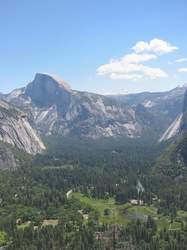
%> input picture FADE_release/test_image1.png, 187 x 250 px, shrunk from 576 x 768 before the run; the run also reads 2 pictures not shown here
$ octave FADE_example.m   (GNU Octave 9; MATLAB toolbox functions it lacks are replaced by stand-ins)
%> lines starting %> are read from the running program, lines starting %| are printed output that depends on the picture
### FADE/FADE.m
function [D D_map] = FADE(I)
    % Input: a test image, I
    % Output: perceptual fog density D and fog density map D_map
    % Detail explanation:
    % L. K. Choi, J. You, and A. C. Bovik, "Referenceless Prediction of Perceptual Fog Density and Perceptual Image Defogging",
    % IEEE Transactions on Image Processing, to appear (2015).

    %% Basic setup
            ps                      = 8;                                            % patch size 8 x 8 pixels
        % Size of a test image for checking possilbe distinct patches
            [row col dim]           = size(I);
            patch_row_num           = floor(row/ps);
            patch_col_num           = floor(col/ps);
            I                       = I(1:patch_row_num*ps,1:patch_col_num*ps,1:3);
            [row col dim]           = size(I);
            patch_row_num           = floor(row/ps);
            patch_col_num           = floor(col/ps);
            I                       = I(1:patch_row_num*ps,1:patch_col_num*ps,1:3);
        % RGB and gray channel
            R                       = double(I(:,:,1));                             % Red
            G                       = double(I(:,:,2));                             % Green
            B                       = double(I(:,:,3));                             % Blue
            Ig                      = double(rgb2gray(I));                          % Gray
        % Dark channel prior image: Id, pixel-wise, scaled to [0 1]
            Irn                     = R./255;
            Ign                     = G./255;
            Ibn                     = B./255;
            Id                      = min(min(Irn,Ign),Ibn);
        % HSV color space: saturation image: Is
            I_hsv                   = rgb2hsv(I);
            Is                      = I_hsv(:,:,2);
        % MSCN
            MSCN_window             = fspecial('gaussian',7,7/6);
            MSCN_window             = MSCN_window/sum(sum(MSCN_window));
            warning('off');
            mu                      = imfilter(Ig,MSCN_window,'replicate');
            mu_sq                   = mu.*mu;
            sigma                   = sqrt(abs(imfilter(Ig.*Ig,MSCN_window,'replicate') - mu_sq));
            MSCN                    = (Ig-mu)./(sigma+1);
            cv                      = sigma./mu;
        % rg and by channel
            rg                      = R-G;
            by                      = 0.5*(R+G)-B;

    %% Fog aware statistical feature extraction
        % f1
            MSCN_var                = reshape(nanvar(im2col(MSCN, [ps ps], 'distinct')),[row col]/ps);
        % f2,f3
            MSCN_V_pair_col         = im2col((MSCN.*circshift(MSCN,[1 0])),[ps ps], 'distinct'); %vertical
            MSCN_V_pair_col_temp1   = MSCN_V_pair_col; MSCN_V_pair_col_temp1(MSCN_V_pair_col_temp1>0)=NaN;
            MSCN_V_pair_col_temp2   = MSCN_V_pair_col; MSCN_V_pair_col_temp2(MSCN_V_pair_col_temp2<0)=NaN;
            MSCN_V_pair_L_var       = reshape(nanvar(MSCN_V_pair_col_temp1),[row col]/ps);
            MSCN_V_pair_R_var       = reshape(nanvar(MSCN_V_pair_col_temp2),[row col]/ps);
        % f4
            Mean_sigma              = reshape(mean(im2col(sigma, [ps ps], 'distinct')),[row col]/ps);
        % f5
            Mean_cv                 = reshape(mean(im2col(cv, [ps ps], 'distinct')),[row col]/ps);
        % f6, f7, f8
            [CE_gray CE_by CE_rg]   = CE(I);
            Mean_CE_gray            = reshape(mean(im2col(CE_gray, [ps ps], 'distinct')),[row col]/ps);
            Mean_CE_by              = reshape(mean(im2col(CE_by, [ps ps], 'distinct')),[row col]/ps);
            Mean_CE_rg              = reshape(mean(im2col(CE_rg, [ps ps], 'distinct')),[row col]/ps);
        % f9
            IE_temp                 = num2cell(im2col(uint8(Ig), [ps ps], 'distinct'),1);
            IE                      = reshape(cellfun(@entropy,IE_temp),[row col]/ps);
        % f10
            Mean_Id                 = reshape(mean(im2col(Id, [ps ps], 'distinct')),[row col]/ps);
        % f11
            Mean_Is                 = reshape(mean(im2col(Is, [ps ps], 'distinct')),[row col]/ps);
        % f12
            CF                      = reshape(sqrt(std(im2col(rg, [ps ps], 'distinct')).^2 + std(im2col(by, [ps ps], 'distinct')).^2) + 0.3* sqrt(mean(im2col(rg, [ps ps], 'distinct')).^2 + mean(im2col(by, [ps ps], 'distinct')).^2),[row col]/ps);
        feat                        = [MSCN_var(:) MSCN_V_pair_R_var(:) MSCN_V_pair_L_var(:) Mean_sigma(:) Mean_cv(:) Mean_CE_gray(:) Mean_CE_by(:) Mean_CE_rg(:) IE(:) Mean_Id(:) Mean_Is(:) CF(:)];
        feat                        = log(1 + feat);

    %% MVG model distance
        %Df (foggy level distance) for each patch
        % load natural fogfree image features (mu, cov)
            load('natural_fogfree_image_features_ps8.mat');
        % test param for each patch
            mu_fog_param_patch      = feat;
            cov_fog_param_patch     = nanvar(feat')';
        % Distance calculation - includes intermediate steps
            feature_size            = size(feat,2);
            mu_matrix               = repmat(mu_fogfreeparam, [size(feat,1),1]) - mu_fog_param_patch;
            cov_temp1               = [];
            cov_temp1(cumsum(feature_size.*ones(1,length(cov_fog_param_patch))))=1;
            cov_temp2               = cov_fog_param_patch(cumsum(cov_temp1)-cov_temp1+1,:);
            cov_temp3               = repmat(cov_temp2, [1,feature_size]);
            cov_temp4               = repmat(cov_fogfreeparam,[length(cov_fog_param_patch),1]);
            cov_matrix              = (cov_temp3 + cov_temp4)/2;
        % cell computation
            mu_cell                 = num2cell(mu_matrix,2);
            cov_cell                = mat2cell(cov_matrix, feature_size*ones(1, size(mu_matrix,1)),feature_size);
            mu_transpose_cell       = num2cell(mu_matrix',1);
        % foggy level computation
            distance_patch          = sqrt(cell2mat(cellfun(@mtimes,cellfun(@mrdivide,mu_cell,cov_cell, 'UniformOutput',0),mu_transpose_cell', 'UniformOutput',0)));
            Df                      = nanmean(distance_patch);   % Mean_distance_patch
            Df_map                  = reshape(distance_patch,[row,col]/ps);
            clear mu_matrix cov_matrix mu_cell cov_cell mu_transpose_cell distance_patch

        %Dff
        % load natural foggy image features (mu, cov)
            load('natural_foggy_image_features_ps8.mat');
        % calculation of distance - includes intermediate steps
            mu_matrix               = repmat(mu_foggyparam,  [size(feat,1),1]) - mu_fog_param_patch;
            cov_temp5               = repmat(cov_foggyparam,[length(cov_fog_param_patch),1]);
            cov_matrix              = (cov_temp3 + cov_temp5)/2;
        % cell computation
            mu_cell                 = num2cell(mu_matrix,2);
            cov_cell                = mat2cell(cov_matrix, feature_size*ones(1, size(mu_matrix,1)),feature_size);
            mu_transpose_cell       = num2cell(mu_matrix',1);
        % fog-free level computation
            distance_patch          = sqrt(cell2mat(cellfun(@mtimes,cellfun(@mrdivide,mu_cell,cov_cell, 'UniformOutput',0),mu_transpose_cell', 'UniformOutput',0)));
            Dff                     = nanmean(distance_patch);   % Mean_distance_patch
            Dff_map                 = reshape(distance_patch,[row,col]/ps);
            clear mu_matrix cov_matrix mu_cell cov_cell mu_transpose_cell
    %% Perceptual fog density and density map
        D                           = Df/(Dff+1);
        D_map                       = Df_map./(Dff_map+1);
end

### FADE_release/nanvar.m
function v = nanvar(x, varargin)
    % Simple nanvar implementation - variance ignoring NaN values
    % Handles matrices by computing variance along columns (like MATLAB)
    if isvector(x)
        x = x(~isnan(x));
        v = var(x, varargin{:});
    else
        % For matrices, compute variance for each column
        v = zeros(1, size(x, 2));
        for i = 1:size(x, 2)
            col = x(:, i);
            col = col(~isnan(col));
            if isempty(col)
                v(i) = NaN;
            else
                if nargin > 1
                    v(i) = var(col, varargin{1});
                else
                    v(i) = var(col);
                end
            end
        end
    end
end

### FADE/CE.m
function [CE_gray CE_by CE_rg] = CE(I)

% Input
    % I: input image
% Output
    % Perceived Contrast Energy for gray, blue-yellow, red-green color channels

% parameters
    % In this code, I followed Groen's experiment [28]: fixed sigma, weight, t1, t2,and t3
    % sigma: 0.16 degree =~ 3.25pixel, filter windows =~ 20 x 20 = (-3.25*3:1:3.25*3)
    % semisaturation: 0.1
    % t1, t2, t3 follows the EmpiricalNoiseThreshold used in [28]


    % Basic parameters
    sigma               = 3.25;
    semisaturation      = 0.1;
    t1                  = 9.225496406318721e-004 *255; %0.2353; %
    t2                  = 8.969246659629488e-004 *255; %0.2287; %
    t3                  = 2.069284034165411e-004 *255; %0.0528; %
    border_s            = 20;

    % Gaussian & LoG & Retification, Normalization(?)
    break_off_sigma     = 3;
    filtersize          = break_off_sigma*sigma;
    x                   = -filtersize:1:filtersize;
    Gauss               = 1/(sqrt(2 * pi) * sigma)* exp((x.^2)/(-2 * sigma * sigma) );
    Gauss               = Gauss./(sum(Gauss));
    Gx                  = (x.^2/sigma^4-1/sigma^2).*Gauss;  %LoG
    Gx                  = Gx-sum(Gx)/size(x,2);
    Gx                  = Gx/sum(0.5*x.*x.*Gx);

    % Color conversion
    I                 = double(I);
    R                   = I(:,:,1);
    G                   = I(:,:,2);
    B                   = I(:,:,3);
    gray                = 0.299*R + 0.587*G + 0.114*B;
    by                  = 0.5*R + 0.5*G - B  ;
    rg                  = R - G;
    [row col dim]       = size(I);
    CE_gray             = double(zeros(row, col));
    CE_by               = double(zeros(row, col));
    CE_rg               = double(zeros(row, col));

    % CE_Gray
    gray_temp1          = border_in(gray,border_s);
    Cx_gray             = conv2(gray_temp1, Gx, 'same');
    Cy_gray             = conv2(gray_temp1, Gx','same');
    C_gray_temp2        = sqrt(Cx_gray.^2+Cy_gray.^2);
    C_gray              = border_out(C_gray_temp2,border_s);
    R_gray              = (C_gray.*max(C_gray(:)))./(C_gray+(max(C_gray(:))*semisaturation));
    R_gray_temp1        = R_gray - t1;
    index1              = find(R_gray_temp1 > 0.0000001);
    CE_gray(index1)     = R_gray_temp1(index1);

    % CE_by
    by_temp1            = border_in(by,border_s);
    Cx_by               = conv2(by_temp1, Gx, 'same');
    Cy_by               = conv2(by_temp1, Gx','same');
    C_by_temp2          = sqrt(Cx_by.^2+Cy_by.^2);
    C_by                = border_out(C_by_temp2,border_s);
    R_by                = (C_by.*max(C_by(:)))./(C_by+(max(C_by(:))*semisaturation));
    R_by_temp1          = R_by - t2;
    index2              = find(R_by_temp1 > 0.0000001);
    CE_by(index2)       = R_by_temp1(index2);

    % CE_rg
    rg_temp1            = border_in(rg,border_s);
    Cx_rg               = conv2(rg_temp1, Gx, 'same');
    Cy_rg               = conv2(rg_temp1, Gx','same');
    C_rg_temp2          = sqrt(Cx_rg.^2+Cy_rg.^2);
    C_rg                = border_out(C_rg_temp2,border_s);
    R_rg                = (C_rg.*max(C_rg(:)))./(C_rg+(max(C_rg(:))*semisaturation));
    R_rg_temp1          = R_rg - t3;
    index3              = find(R_rg_temp1 > 0.0000001);
    CE_rg(index3)       = R_rg_temp1(index3);

### FADE/border_in.m
function [nI]=border_in(I,ps)

% Input  - input image I, patch size ps
% Output - border added image

     if mod(ps,2)==0
         uc     = ps/2;      % upperside copy
         dc     = ps/2-1;    % downside copy
     elseif mod(ps,2)==1
         uc     = floor(ps/2);
         dc     = uc;
     end

     ucb        = I(1:uc,:);
     dcb        = I(end-dc:end,:);
     Igtemp1    = [ucb;I;dcb];

     lcb        = Igtemp1(:,1:uc);
     rcb        = Igtemp1(:,end-dc:end);
     nI         = [lcb Igtemp1 rcb];

end


### FADE/border_out.m
function [nI]=border_out(I,ps)

% Input - input image I, patch size ps
% Output - border trimmed image

     if mod(ps,2)==0
         uc             = ps/2;      % upperside copy
         dc             = ps/2-1;    % downside copy

     elseif mod(ps,2)==1
         uc             = floor(ps/2);
         dc             = uc;
     end

     I(:,1:uc)          = [];
     I(:,end-dc:end)    = [];
     I(1:uc,:)          = [];
     I(end-dc:end,:)    = [];

     nI=I;
end


### FADE_release/FADE_example.m
% FADE example

clear all; close all; clc;
pkg load image  % Load image processing package
pkg load statistics  % Load statistics package for nanvar

image = imread('test_image1.png');
%> image is the input picture: size 250x187x3 uint8; mean R, G, B 120.9, 141.3, 156.9
density = FADE(image)
%> in FADE, `I_hsv                   = rgb2hsv(I);`: I_hsv: size 248x184x3 double; mean H, S, V 0.497, 0.245, 0.637
%> in FADE, `by                      = 0.5*(R+G)-B;`:
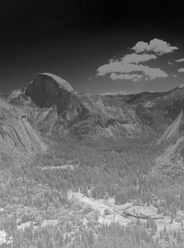
%> by: size 248x184 double; min -91, max 73, mean -26; drawn with min black and max white
%> after the loop in nanvar, `for i = 1:size(x, 2)`: v = 713 values, max 0.716 at index 47, min 0.0301 at index 11, mean 0.302
%> in FADE, `MSCN_V_pair_col_temp2(MSCN_V_pair_col_temp2<0)=NaN`:
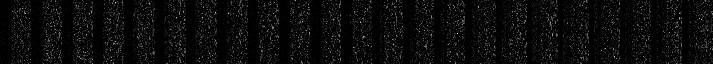
%> MSCN_V_pair_col_temp2: size 64x713 double; 42.96% of the values are NaN or infinite; the others: min 5.12e-16, max 3.19, mean 0.246; drawn with min black, max white, NaN and infinite black
%> in CE, `R_gray              = (C_gray.*max(C_gray(:)))./(C_gray+(max(C_gray(:)..`:
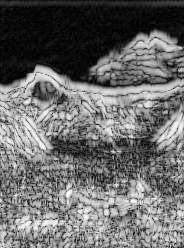
%> R_gray: size 248x184 double; min 0.00275, max 5.89, mean 2.47; drawn with min black and max white
%> in CE, `index1              = find(R_gray_temp1 > 0.0000001);`: index1 = 40406 values from 1 to 45632
%> in CE, `Cy_by               = conv2(by_temp1, Gx','same');`:
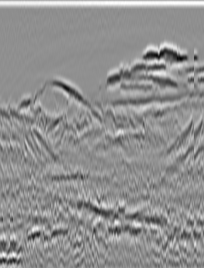
%> Cy_by: size 268x204 double; min -2.75, max 2.17, mean 0.0364; drawn with min black and max white
%> in CE, `C_by_temp2          = sqrt(Cx_by.^2+Cy_by.^2);`:
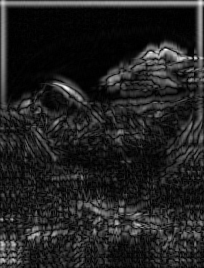
%> C_by_temp2: size 268x204 double; min 0.000746, max 3.37, mean 0.458; drawn with min black and max white
%> call 2 of border_out, with ps = 20
%> in border_out (call 2), `I(1:uc,:)          = [];`:
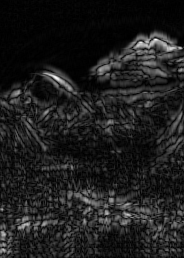
%> I: size 258x184 double; min 0.000746, max 3.37, mean 0.404; drawn with min black and max white
%> in CE, `R_by                = (C_by.*max(C_by(:)))./(C_by+(max(C_by(:))*semisa..`:
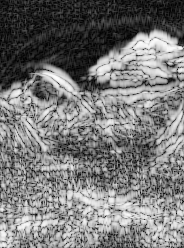
%> R_by: size 248x184 double; min 0.00744, max 3.06, mean 1.45; drawn with min black and max white
%> in CE, `index2              = find(R_by_temp1 > 0.0000001);`: index2 = 43082 values from 1 to 45632
%> in CE, `index3              = find(R_rg_temp1 > 0.0000001);`: index3 = 45526 values from 1 to 45632
%> in FADE, `IE_temp                 = num2cell(im2col(uint8(Ig), [ps ps], 'distinc..`: IE_temp = 713 items
%> in FADE, `cov_fog_param_patch     = nanvar(feat')';`: cov_fog_param_patch = 713 values, max 1.49 at index 196, min 0.375 at index 474, mean 0.926
%> in FADE, `mu_cell                 = num2cell(mu_matrix,2);`: mu_cell = 713 items
%> in FADE, `distance_patch          = sqrt(cell2mat(cellfun(@mtimes,cellfun(@mrdiv..`: distance_patch = 713 values, max 48.22 at index 569, min 4.41 at index 30, mean 16.01
%> in FADE, `Df                      = nanmean(distance_patch);`: Df = 16.01
%> in FADE, `distance_patch          = sqrt(cell2mat(cellfun(@mtimes,cellfun(@mrdiv..`: distance_patch = 713 values, max 43.49 at index 337, min 7.91 at index 414, mean 19.63
%> in FADE, `Dff                     = nanmean(distance_patch);`: Dff = 19.63
%> in FADE, `D                           = Df/(Dff+1);`: D = 0.776
%> density = 0.776

%% For density and density map, please use below:
% [density, density_map] = FADE(image);

%% For other test images, please use below:
image2 = imread('test_image2.jpg');
density2 = FADE(image2)
%> density2 = 2.1

image3 = imread('test_image3.jpg');
density3 = FADE(image3)
%> density3 = 7.08
